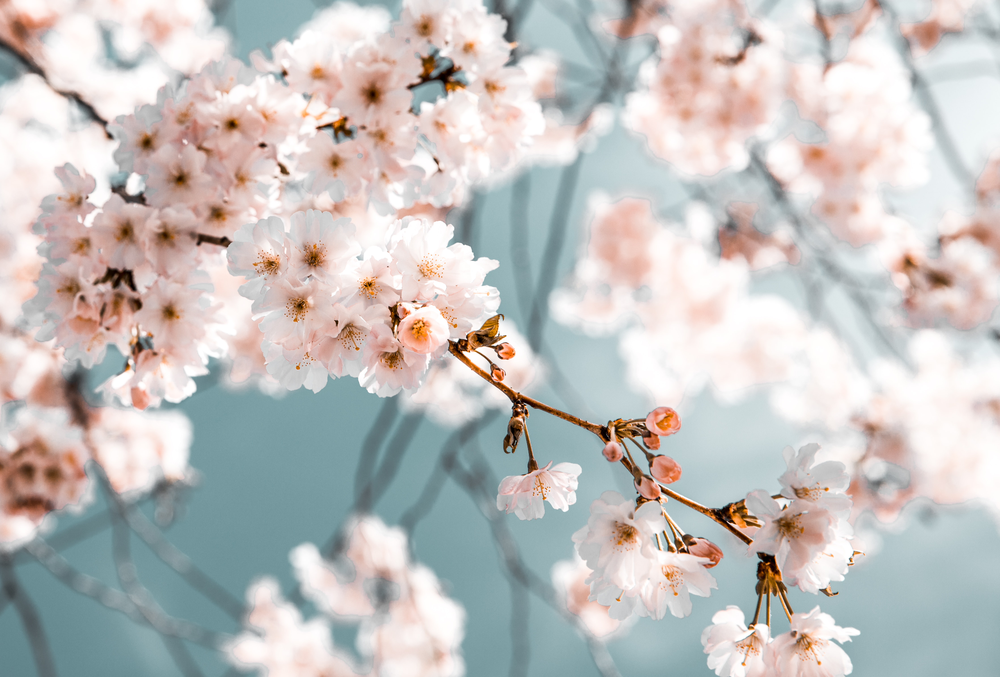
#> input picture pexels-louis-2101187.png, 1000 x 677 px, shrunk from 4470 x 3024 before the run
$ python image_ocv2.py
#> lines starting #> are read from the running program, lines starting #| are printed output that depends on the picture; after the words box and inside, x2 and y2 are one past the last pixel; in counts of white or black regions, pixels touching at a corner belong together
'''
Image editing: writing text on image
'''

# importing cv2 from opencv2
import cv2

my_image = cv2.imread("pexels-louis-2101187.png",1)     #(flag = 0 or 1 or -1)
#> my_image is the input picture: shape (677, 1000, 3); mean B, G, R 191.7, 193.6, 196
window_name = "My Window"
org = (100,50)
font = cv2.FONT_HERSHEY_SIMPLEX
fontScale = 1
color = (0, 255, 0)
thickness = 2
cv2.putText(my_image, "The cherry blossoms ^.^", org, font, fontScale, color, thickness, cv2.LINE_AA)
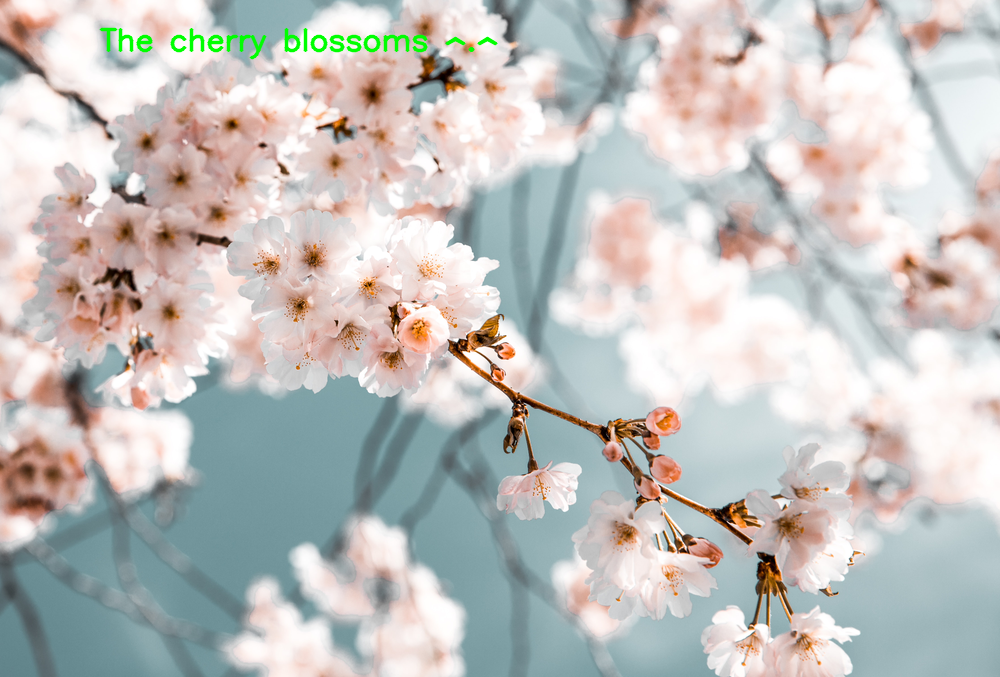
#> my_image: shape (677, 1000, 3); 0.56% of pixels changed, all inside (x1, y1, x2, y2) = (99, 27, 498, 60)
cv2.imshow(window_name, my_image)
cv2.waitKey(0)
cv2.destroyAllWindows()
